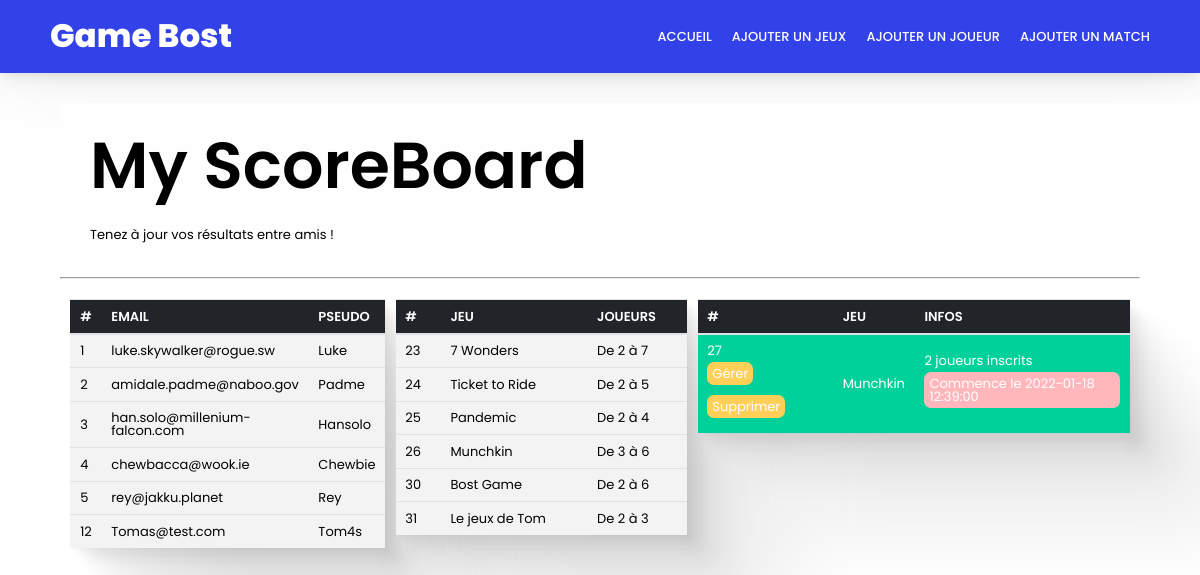
The page / on the database its author committed.
### tables this page shows
CREATE TABLE `player` (
  `id` int(11) NOT NULL,
  `email` varchar(50) NOT NULL,
  `nickname` varchar(50) NOT NULL
);

CREATE TABLE `game` (
  `id` int(11) NOT NULL,
  `title` varchar(50) NOT NULL,
  `min_players` int(20) NOT NULL,
  `max_players` int(20) NOT NULL
);

CREATE TABLE `contest` (
  `id` int(11) NOT NULL,
  `game_id` int(11) NOT NULL,
  `start_date` datetime NOT NULL,
  `winner_id` int(11) DEFAULT NULL
);

### controller/FrontController.php (called while the page is built, shortened)
<?php
require_once('model/GameManager.php');
require_once('model/PlayerManager.php');
require_once('model/ContestManager.php');
class FrontController
{
    private $gameManager;
    private $playerManager;
    private $contestManager;
    function __construct()
    {
        $this->gameManager = new GameManager();
        $this->playerManager = new PlayerManager();
        $this->contestManager = new ContestManager();
    }
    public function homeView()
    {
        $time = new \DateTime();
        $playerList = $this->playerManager->playerList();
        $gameList = $this->gameManager->gameList();
        $contestList = $this->contestManager->contestList();
        require('view/frontEnd/homeView.php');
    }
}

### model/PlayerManager.php (called while the page is built, shortened)
<?php
class PlayerManager extends Manager
{
    public function playerList()
    {
        $db = $this->dbConnect();
        $playerList = $db->query('SELECT * FROM player');
        return $playerList;
    }
}

### model/GameManager.php (called while the page is built, shortened)
<?php
class GameManager extends Manager
{
    public function gameList()
    {
        $db = $this->dbConnect();
        $gameList = $db->query('SELECT * FROM game');
        return $gameList;
    }
}

### model/ContestManager.php (called while the page is built, shortened)
<?php
class ContestManager extends Manager
{
    public function contestList()
    {
        $db = $this->dbConnect();
        $contestList = $db->query('SELECT contest.id, game.title, game.id as game_id, COUNT(player_contest.id) as nombre_joueur, start_date, player.nickname as player_winner, contest.winner_id
        FROM contest
        LEFT JOIN player_contest on contest.id = player_contest.contest_id
        INNER JOIN game on contest.game_id = game.id
        LEFT JOIN player on contest.winner_id = player.id
        GROUP by contest.id
        ORDER BY start_date ASC');
        return $contestList;
    }
}

### view/frontEnd/homeView.php (the view, shortened to what this page needs)
<div class="myscoreboard">
    <h1>My ScoreBoard</h1>
    <p>Tenez à jour vos résultats entre amis !</p>
</div>
<hr>
<div class="table-container">
    <table class="tablePlayer">
        <thead>
            <th>#</th>
            <th>Email</th>
            <th>Pseudo</th>
        </thead>
        <?php while ($dataPlayerList = $playerList->fetch()) : ?>
            <tr>
                <td><?= htmlspecialchars($dataPlayerList['id']) ?></td>
                <td><?= htmlspecialchars($dataPlayerList['email']) ?></td>
                <td><?= htmlspecialchars($dataPlayerList['nickname']) ?></td>
            </tr>
        <?php endwhile; ?>
    </table>
    <table class="tableGame">
        <thead>
            <th>#</th>
            <th>Jeu</th>
            <th>Joueurs</th>
        </thead>
        <?php while ($dataGameList = $gameList->fetch()) : ?>
            <tr>
                <td><?= htmlspecialchars($dataGameList['id']) ?></td>
                <td><?= htmlspecialchars($dataGameList['title']) ?></td>
                <td>De <?= htmlspecialchars($dataGameList['min_players']) ?> à <?= htmlspecialchars($dataGameList['max_players']) ?></td>
            </tr>
        <?php endwhile; ?>
    </table>
    <table class="tableContest">
        <thead>
            <th>#</th>
            <th>Jeu</th>
            <th>Infos</th>
        </thead>
        <?php while ($dataContestList = $contestList->fetch()) : ?>
            <tr class="match <?= ($time->format('Y-m-d H:i') > htmlspecialchars($dataContestList['start_date'])) ? "matchStart" : "" ?>">
                <td>
                    <p><?= htmlspecialchars($dataContestList['id']) ?></p>
                    <p class="actionContest"><a href="index.php?action=contestSingleView&id=<?= htmlspecialchars($dataContestList['id']) ?>&game_id=<?= htmlspecialchars($dataContestList['game_id']) ?>">Gérer</a></p>
                    <p class="actionContest"><a href="index.php?action=contestDelete&contest_id=<?= htmlspecialchars($dataContestList['id']) ?>">Supprimer</a></p>
                </td>
                <td><?= htmlspecialchars($dataContestList['title']) ?></td>
                <td>
                    <p><?= htmlspecialchars($dataContestList['nombre_joueur']) ?> joueurs inscrits</p>
                    <p class="startDate">Commence le <?= htmlspecialchars($dataContestList['start_date']) ?></p>
                </td>
            </tr>
        <?php endwhile; ?>
    </table>
</div>
<?php $content = ob_get_clean(); ?>
<?php require('template.php'); ?>

### index.php (shortened to what this page needs)
<?php
require('controller/FrontController.php');
$frontcontroller = new FrontController();
$backcontroller = new BackController();
try {
    if (isset($_GET['action'])) {
        if ($_GET['action'] == 'gameAddView') {
            $frontcontroller->gameAddView();
        } else if ($_GET['action'] == 'gameAddTraitment') {
            $backcontroller->gameAdd();
        }
        if ($_GET['action'] == 'playerAddView') {
            $frontcontroller->playerAddView();
        } else if ($_GET['action'] == 'playerAddTraitment') {
            $backcontroller->playerAdd();
        }
        if ($_GET['action'] == 'contestAddView') {
            $frontcontroller->contestAddView();
        } else if ($_GET['action'] == 'contestAddTraitment') {
            $backcontroller->contestAdd();
        } else if ($_GET['action'] == 'contestAddTraitment') {
            $backcontroller->contestAdd();
        }
        if ($_GET['action'] == 'contestSingleView') {
            $frontcontroller->contestSingleView();
        } else if ($_GET['action'] == 'contestAddPlayer') {
            $backcontroller->contestAddPlayer();
        } else if ($_GET['action'] == 'contestDeletePlayer') {
            $backcontroller->contestDeletePlayer();
        }else if ($_GET['action'] == 'contestDelete') {
            $backcontroller->contestDelete();
        } else if ($_GET['action'] == 'contestAddWinner') {
            $backcontroller->contestAddWinner();
        }
    } else {
        $frontcontroller->homeView();
    }
} catch (Exception $e) {
    echo 'Erreur : ' . $e->getMessage();
}

### view/frontEnd/template.php (shortened to what this page needs)
<!DOCTYPE html>
<html>
<head>
    <link href="https://kit-pro.fontawesome.com/releases/v5.15.4/css/pro.min.css" rel="stylesheet">
    <link rel="stylesheet" href="public/css/reset.css">
    <link href="public/css/style.css" rel="stylesheet" />
</head>
<body>
    <header class="header-container">
        <a href="./">
            <p class="logo-website">Game Bost</p>
        </a>
        <nav class="nav-links-container">
            <p><a href="index.php"><i class="far fa-home"></i> Accueil</a></p>
            <p><a href="index.php?action=gameAddView"><i class="fas fa-gamepad"></i> Ajouter un jeux</a></p>
            <p><a href="index.php?action=playerAddView"><i class="fas fa-user-plus"></i> Ajouter un joueur</a></p>
            <p><a href="index.php?action=contestAddView"><i class="fas fa-swords-laser"></i> Ajouter un Match</a></p>
        </nav>
    </header>
    <main class="wrapper">
        <?= $content ?>
    </main>
</body>
</html>

### public/css/style.css (style rules this page uses)
html { font-family: 'Poppins'; font-size: 13px; }
a { color: inherit; text-decoration: none; }
h1 { font-size: 5rem; font-weight: 600; margin: 0 0 30px 0; }
.wrapper { width: 90%; margin: auto; }
.header-container { padding: 20px 50px; margin: 0 0 30px 0; display: flex; justify-content: space-between; align-items: center; background-color: #3342e8; color: white; box-shadow: 0px 0.2px 2.2px rgba(0, 0, 0, 0.02), 0px 0.5px 5.3px rgba(0, 0, 0, 0.028), 0px 0.9px 10px rgba(0, 0, 0, 0.035), 0px 1.6px 17.9px rgba(0, 0, 0, 0.042), 0px 2.9px 33.4px rgba(0, 0, 0, 0.05), 0px 7px 80px rgba(0, 0, 0, 0.07); }
.logo-website { font-size: 2.5rem; font-weight: 800; }
.nav-links-container { display: flex; }
.nav-links-container p { margin: 0 0 0 20px; text-transform: uppercase; font-weight: 500; transition: 1s; }
.tableContest { width: 40%; color: white; max-width: 40%; margin-bottom: 1rem; background-color: transparent; text-align: left; background-color: rgb(243, 243, 243); box-shadow: 2.8px 2.8px 2.2px rgba(0, 0, 0, 0.02), 6.7px 6.7px 5.3px rgba(0, 0, 0, 0.028), 12.5px 12.5px 10px rgba(0, 0, 0, 0.035), 22.3px 22.3px 17.9px rgba(0, 0, 0, 0.042), 41.8px 41.8px 33.4px rgba(0, 0, 0, 0.05), 100px 100px 80px rgba(0, 0, 0, 0.07); }
.tableGame, .tablePlayer { width: 27%; max-width: 27%; margin-bottom: 1rem; background-color: transparent; text-align: left; background-color: rgb(243, 243, 243); box-shadow: 2.8px 2.8px 2.2px rgba(0, 0, 0, 0.02), 6.7px 6.7px 5.3px rgba(0, 0, 0, 0.028), 12.5px 12.5px 10px rgba(0, 0, 0, 0.035), 22.3px 22.3px 17.9px rgba(0, 0, 0, 0.042), 41.8px 41.8px 33.4px rgba(0, 0, 0, 0.05), 100px 100px 80px rgba(0, 0, 0, 0.07); }
td, th { padding: 0.75rem; vertical-align: middle; border-top: 1px solid #dee2e6; }
thead { background-color: #212529; color: white; text-transform: uppercase; font-weight: 600; }
th { vertical-align: bottom; border-bottom: 2px solid #dee2e6; }
.table-container { display: flex; align-items: flex-start; align-content: flex-start; justify-content: space-evenly; }
.matchStart { background-color: #00D099 !important; color: white !important; }
.startDate { padding: 5px; border-radius: 7px; margin-top: 5px; margin-bottom: 5px; background-color: #FFB7BC; }
.actionContest { background-color: #FFCF57; padding: 5px; margin: 5px 0px; border-radius: 7px; display: inline-block; }
.myscoreboard { background-color: #FEFEFE; padding: 30px 30px; width: 100%; }
hr { margin-bottom: 20px; }
.match { color: black; background-color: #f8f8f8; }

### rows shown on the page
player: id "1", email "luke.skywalker@rogue.sw", nickname "Luke"
player: id "2", email "amidale.padme@naboo.gov", nickname "Padme"
player: id "3", email "han.solo@millenium-falcon.com", nickname "Hansolo"
player: id "4", email "chewbacca@wook.ie", nickname "Chewbie"
player: id "5", email "rey@jakku.planet", nickname "Rey"
player: id "12", email "Tomas@test.com", nickname "Tom4s"
game: id "23", title "7 Wonders", min_players "2", max_players "7"
game: id "24", title "Ticket to Ride", min_players "2", max_players "5"
game: id "25", title "Pandemic", min_players "2", max_players "4"
game: id "26", title "Munchkin", min_players "3", max_players "6"
game: id "30", title "Bost Game", min_players "2", max_players "6"
game: id "31", title "Le jeux de Tom", min_players "2", max_players "3"
contest: id "27", game.title "Munchkin", nombre_joueur "2", start_date "2022-01-18 12:39:00"
